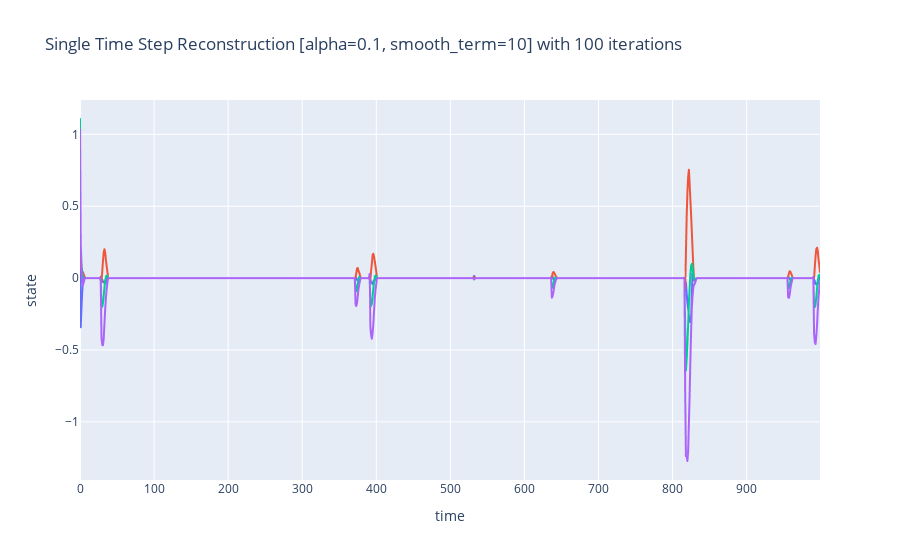

Notebook code for this chart:
### Code cell
# single time step reconstruction
recon = mf.create_reco(X, dlds_model_refitted1[0], dlds_model_refitted1[1])
px.line(recon.T, title=f'Single Time Step Reconstruction [alpha={alpha}, smooth_term={smooth}] with {n_iterations} iterations').update_layout(xaxis_title='time', yaxis_title='state', showlegend=False).show()

### Figure 1 — Plotly figure (JSON) as saved in the notebook; plotly's stock layout.template omitted (floating-point values rounded to 4 significant figures; data arrays with more than 128 entries replaced by an {"elided": "..."} marker saying what was removed)
{"data": [{"hovertemplate": "variable=0<br>index=%{x}<br>value=%{y}<extra></extra>", "legendgroup": "0", "line": {"color": "#636efa", "dash": "solid"}, "marker": {"symbol": "circle"}, "mode": "lines", "name": "0", "showlegend": true, "type": "scattergl", "x": {"elided": "1000 int values"}, "xaxis": "x", "y": {"elided": "1000 float values"}, "yaxis": "y"}, {"hovertemplate": "variable=1<br>index=%{x}<br>value=%{y}<extra></extra>", "legendgroup": "1", "line": {"color": "#EF553B", "dash": "solid"}, "marker": {"symbol": "circle"}, "mode": "lines", "name": "1", "showlegend": true, "type": "scattergl", "x": {"elided": "1000 int values"}, "xaxis": "x", "y": {"elided": "1000 float values"}, "yaxis": "y"}, {"hovertemplate": "variable=2<br>index=%{x}<br>value=%{y}<extra></extra>", "legendgroup": "2", "line": {"color": "#00cc96", "dash": "solid"}, "marker": {"symbol": "circle"}, "mode": "lines", "name": "2", "showlegend": true, "type": "scattergl", "x": {"elided": "1000 int values"}, "xaxis": "x", "y": {"elided": "1000 float values"}, "yaxis": "y"}, {"hovertemplate": "variable=3<br>index=%{x}<br>value=%{y}<extra></extra>", "legendgroup": "3", "line": {"color": "#ab63fa", "dash": "solid"}, "marker": {"symbol": "circle"}, "mode": "lines", "name": "3", "showlegend": true, "type": "scattergl", "x": {"elided": "1000 int values"}, "xaxis": "x", "y": {"elided": "1000 float values"}, "yaxis": "y"}], "layout": {"legend": {"title": {"text": "variable"}, "tracegroupgap": 0}, "showlegend": false, "title": {"text": "Single Time Step Reconstruction [alpha=0.1, smooth_term=10] with 100 iterations"}, "xaxis": {"anchor": "y", "domain": [0, 1], "title": {"text": "time"}}, "yaxis": {"anchor": "x", "domain": [0, 1], "title": {"text": "state"}}}}
